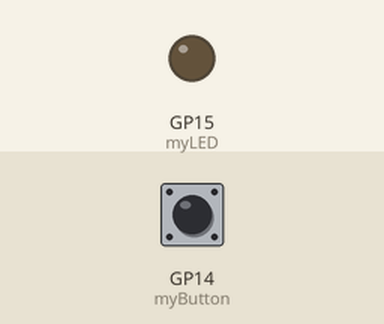
Recording of a program running on a simulated Raspberry Pi Pico running MicroPython. Shown: output pins drawn as LEDs (lit = HIGH). The test bench sets the inputs (shaded band); at power-on: GP14 (myButton) HIGH. What the program prints to the serial console is not drawn.

Above: at 1.2 s.
1.3 s: GP14 (myButton) pulled LOW for 0.15 s
At 2.3 s:
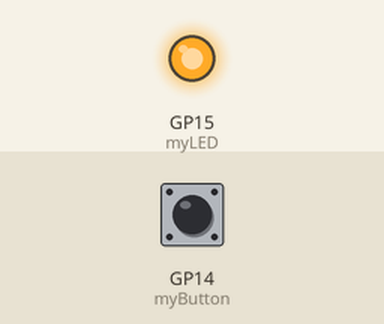
2.9 s: GP14 (myButton) pulled LOW for 1 s
At 4.7 s:
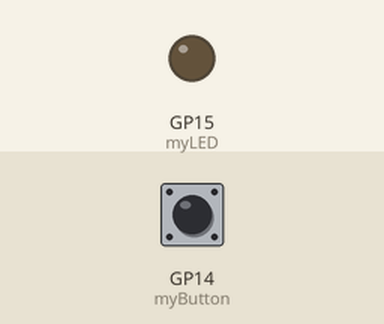
5.4 s: GP14 (myButton) pulled LOW for 3.2 s
At 9.5 s:
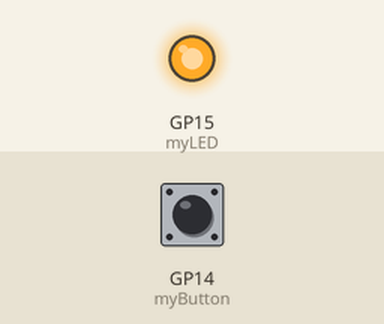
Timing chart, 0 to 11.0 s (numbered marks = the images above; inputs shaded):
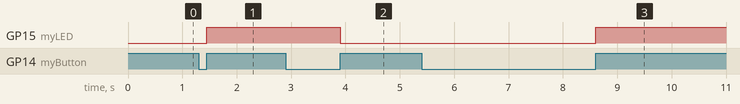

Measured:
- after the input at 1.3 s, GP15 (myLED): LOW → HIGH after 0.15 s
- after the input at 2.9 s, GP15 (myLED): HIGH → LOW after 1.0 s
- after the input at 5.4 s, GP15 (myLED): LOW → HIGH after 3.2 s

The program:

hw17_button_toggle_led.py
```python
# on off switch with button and led, press button, led on, press button, led off

from machine import Pin
from time import sleep

LEDPin = 15
myLED = Pin(LEDPin, Pin.OUT)
butPin = 14
myButton = Pin(butPin, Pin.IN, Pin.PULL_UP)
butStateNow = 1
butStateOld = 1
LEDState = False
while True:
    butStateNow = myButton.value()
    if butStateNow == 1 and butStateOld == 0:
        LEDState = not LEDState
        myLED.value(LEDState)
    print(LEDState, butStateNow)
    butStateOld = butStateNow
```
